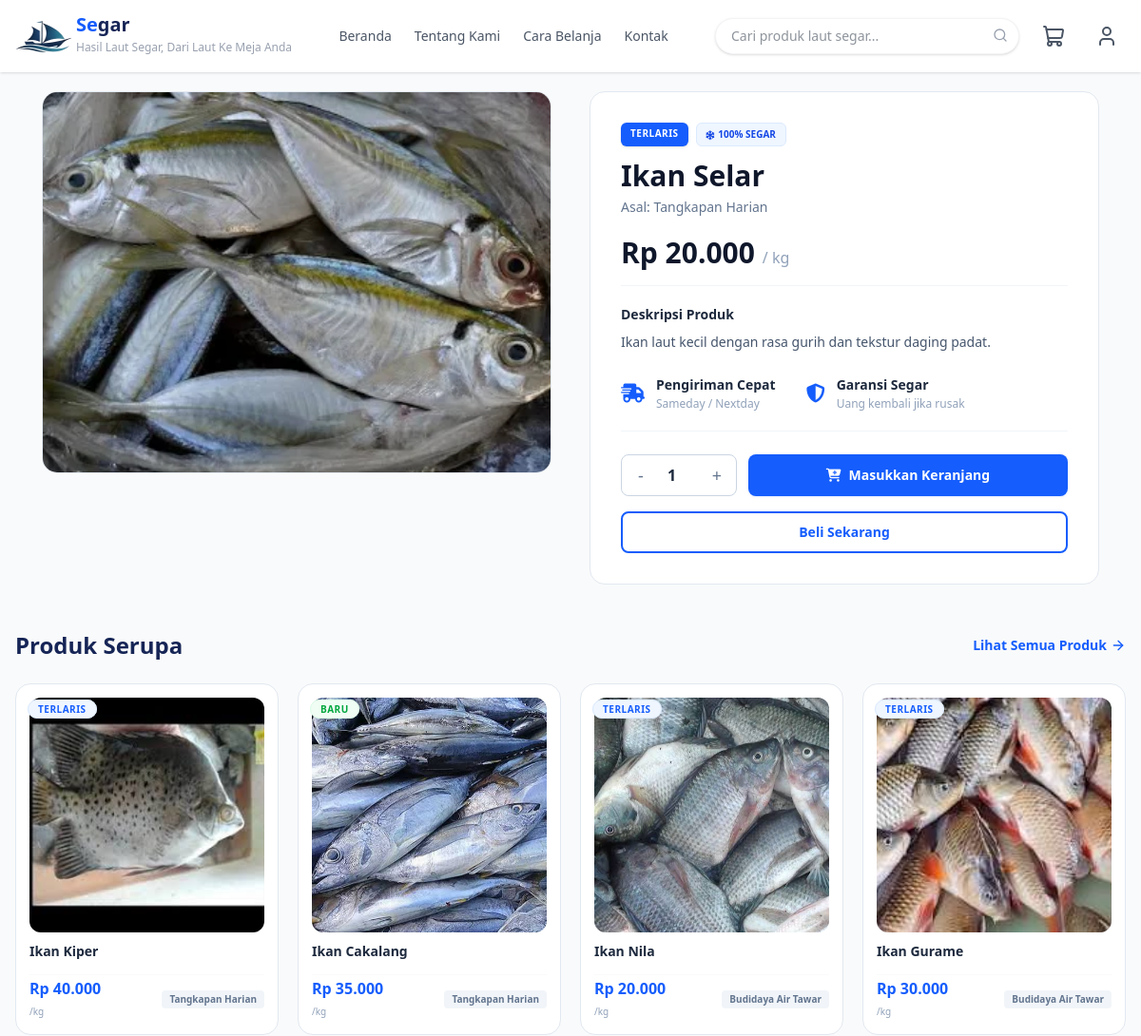
Page /pages/product-details.php?produk=ikan-selar (signed in, upper part) on the earlier database version.
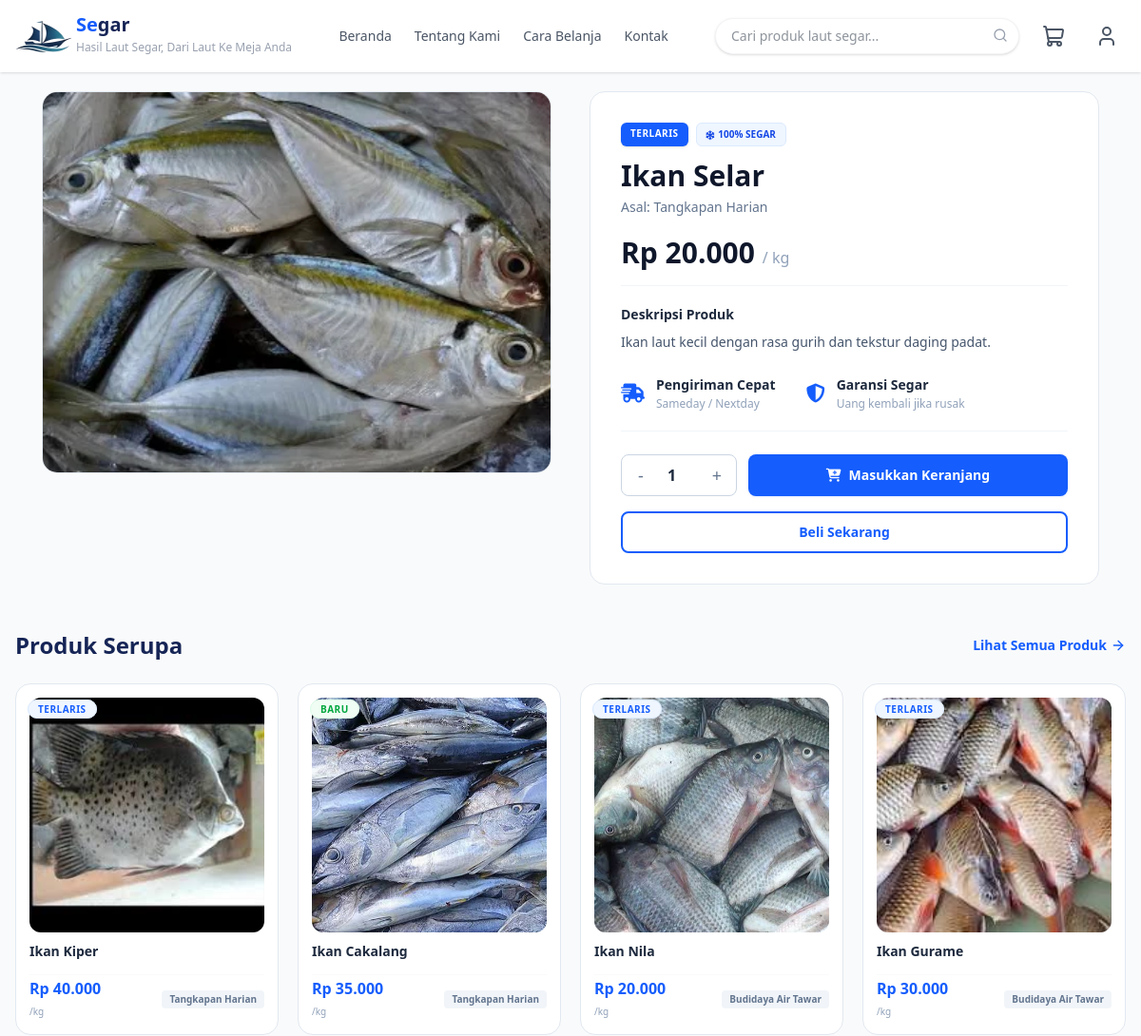
Same page on the later database version.
### tables this page shows
CREATE TABLE `products` (
  `id` int(11) NOT NULL,
  `user_id` int(11) NOT NULL,
  `nama_produk` varchar(150) NOT NULL,
  `slug` varchar(150) DEFAULT NULL,
  `kategori` varchar(50) DEFAULT NULL,
  `deskripsi` text DEFAULT NULL,
  `harga` decimal(12,2) NOT NULL,
  `stok` int(11) DEFAULT 0,
  `berat` decimal(8,2) DEFAULT NULL,
  `satuan` varchar(20) DEFAULT NULL,
  `asal_produk` varchar(100) DEFAULT NULL,
  `badge` varchar(50) DEFAULT NULL,
  `status` enum('aktif','nonaktif') DEFAULT 'aktif',
  `created_at` timestamp NOT NULL DEFAULT current_timestamp(),
  `updated_at` timestamp NULL DEFAULT NULL
);

### pages/product-details.php (the view, shortened to what the changed rows need)
<?php
include '../config/koneksi.php';
$slug_produk = mysqli_real_escape_string($conn, $_GET['produk']);
$query_produk = "SELECT * FROM products WHERE slug = '$slug_produk' AND status = 'aktif' LIMIT 1";
$result_produk = mysqli_query($conn, $query_produk);
$row = mysqli_fetch_assoc($result_produk);
$badge_text = !empty($row['badge']) ? htmlspecialchars($row['badge']) : 'SEGAR';
$badge_class = ($badge_text === 'TERLARIS')
    ? 'bg-blue-600 text-white'
    : (($badge_text === 'PROMO') ? 'bg-red-600 text-white' : 'bg-green-600 text-white');
?>
<!DOCTYPE html>
<html lang="id">
    <?php include '../includes/head.php'; ?>
<body class="bg-gray-50 text-gray-800 font-sans">
    <main class="max-w-6xl mx-auto mt-5 px-5 grid grid-cols-1 lg:grid-cols-2 gap-10">
        <div class="bg-white border border-slate-200 rounded-2xl p-6 md:p-8 flex flex-col">
            <div class="flex flex-wrap gap-2 mb-3">
                <span class="<?= $badge_class; ?> text-[10px] font-bold px-2.5 py-1 rounded-md uppercase tracking-wider shadow-sm"><?= $badge_text; ?></span>
                <span class="bg-blue-50 text-blue-700 text-[10px] font-semibold px-2.5 py-1 rounded-md flex items-center gap-1 border border-blue-100">
                    <i class="fa-solid fa-snowflake"></i> 100% SEGAR
                </span>
            </div>
            <h1 class="text-3xl font-bold text-slate-900 leading-tight mb-1"><?= htmlspecialchars($row['nama_produk']); ?></h1>
            <p class="text-sm text-slate-400 mb-5">
                <?php if (!empty($row['asal_produk'])): ?>
                    <span class="text-slate-500 font-medium">Asal: <?= htmlspecialchars($row['asal_produk']); ?></span>
                <?php endif; ?>
            </p>
            <div class="text-3xl font-bold text-slate-900 pb-4 mb-5 border-b border-slate-100">
                Rp <?= number_format($row['harga'], 0, ',', '.'); ?> <span class="text-base text-slate-400 font-normal">/ <?= htmlspecialchars($row['satuan'] ?? 'kg'); ?></span>
            </div>
            <div class="text-sm font-semibold text-slate-800 mb-2">Deskripsi Produk</div>
            <p class="text-sm text-slate-600 leading-relaxed mb-6">
                <?= nl2br(htmlspecialchars($row['deskripsi'])); ?>
            </p>
            <div class="flex gap-8 pb-5 mb-6 border-b border-slate-100">
                <div class="flex items-center gap-3 text-sm font-semibold text-slate-800">
                </div>
                <div class="flex items-center gap-3 text-sm font-semibold text-slate-800">
                </div>
            </div>
            <form action="checkout.php" method="GET" id="form-checkout-direct">
    <div class="flex flex-col sm:flex-row gap-3 items-stretch sm:items-center mb-4">
        <div class="flex items-center border border-slate-300 rounded-lg h-11 bg-white justify-between sm:justify-start">
            <button type="button" class="w-10 h-full text-lg text-slate-500 hover:bg-slate-100 rounded-l-lg transition cursor-pointer" onclick="updateQty(-1)">-</button>
            <input type="number" id="product-qty" name="qty" value="1" min="1" max="<?= $row['stok']; ?>" readonly class="w-10 text-center font-semibold text-slate-800 border-none outline-none">
            <button type="button" class="w-10 h-full text-lg text-slate-500 hover:bg-slate-100 rounded-r-lg transition cursor-pointer" onclick="updateQty(1)">+</button>
        </div>
    </div>
    <button type="submit" class="w-full h-11 bg-white text-blue-600 font-semibold border-2 border-blue-600 rounded-lg text-sm hover:bg-blue-50 transition cursor-pointer">
    </button>
</form>
        </div>
    </main>
    <section class="max-w-7xl mx-auto px-4 my-12">
    <div class="flex justify-between items-center mb-6">
        <h2 class="text-2xl font-bold text-blue-950">Produk Serupa</h2>
    </div>
    </section>
</body>
</html>

Differences in the rows shown:
changed products "Ikan Selar": qty (not shown) → "1"
Other differences:
form field qty: "1" → (not shown)
